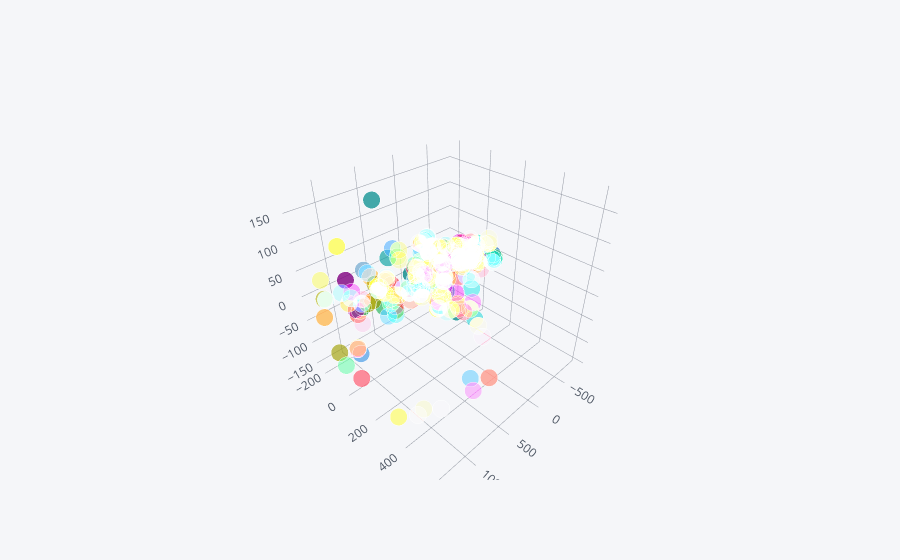

Notebook source saved alongside this figure:
### Code cell
Xpca.sample(frac=0.1).iplot(x=0, y=1, z=2, kind="scatter3d")

### Figure 1 — Plotly figure (JSON) as saved in the notebook; plotly's stock layout.template omitted (floating-point values rounded to 4 significant figures; data arrays with more than 128 entries replaced by an {"elided": "..."} marker saying what was removed)
{"data": [{"marker": {"color": {"elided": "286 str values"}, "opacity": 0.8, "size": {"elided": "286 int values"}, "symbol": "circle"}, "mode": "markers", "text": {"elided": "286 str values"}, "type": "scatter3d", "uid": "193dfb9a-4e39-4e0d-bcb9-844f3ee2095b", "x": {"elided": "286 float values"}, "y": {"elided": "286 float values"}, "z": {"elided": "286 float values"}}], "layout": {"legend": {"bgcolor": "#F5F6F9", "font": {"color": "#4D5663"}}, "paper_bgcolor": "#F5F6F9", "plot_bgcolor": "#F5F6F9", "scene": {"xaxis": {"gridcolor": "#9499A3", "showgrid": true, "tickfont": {"color": "#4D5663"}, "title": {"font": {"color": "#4D5663"}, "text": ""}, "zerolinecolor": "#9499A3"}, "yaxis": {"gridcolor": "#9499A3", "showgrid": true, "tickfont": {"color": "#4D5663"}, "title": {"font": {"color": "#4D5663"}, "text": ""}, "zerolinecolor": "#9499A3"}, "zaxis": {"gridcolor": "#9499A3", "showgrid": true, "tickfont": {"color": "#4D5663"}, "title": {"font": {"color": "#4D5663"}, "text": ""}, "zerolinecolor": "#9499A3"}}, "title": {"font": {"color": "#4D5663"}}}}
